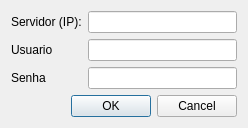
<?xml version="1.0" encoding="UTF-8"?>
<ui version="4.0">
 <class>WhatsProgLogin</class>
 <widget class="QDialog" name="WhatsProgLogin">
  <property name="geometry">
   <rect>
    <x>0</x>
    <y>0</y>
    <width>248</width>
    <height>125</height>
   </rect>
  </property>
  <property name="windowTitle">
   <string>MUDE TITULO - Criar ou conectar?</string>
  </property>
  <layout class="QGridLayout" name="gridLayout">
   <item row="0" column="0">
    <widget class="QLabel" name="labelIpServidor">
     <property name="text">
      <string>Servidor (IP):</string>
     </property>
    </widget>
   </item>
   <item row="0" column="1">
    <widget class="QLineEdit" name="lineEditIpServidor"/>
   </item>
   <item row="1" column="0">
    <widget class="QLabel" name="labelNomeUsuario">
     <property name="text">
      <string>Usuario</string>
     </property>
    </widget>
   </item>
   <item row="1" column="1">
    <widget class="QLineEdit" name="lineEditNomeUsuario"/>
   </item>
   <item row="2" column="0">
    <widget class="QLabel" name="labelSenhaUsuario">
     <property name="text">
      <string>Senha</string>
     </property>
    </widget>
   </item>
   <item row="2" column="1">
    <widget class="QLineEdit" name="lineEditSenhaUsuario"/>
   </item>
   <item row="3" column="0" colspan="2">
    <widget class="QDialogButtonBox" name="buttonBox">
     <property name="orientation">
      <enum>Qt::Horizontal</enum>
     </property>
     <property name="standardButtons">
      <set>QDialogButtonBox::Cancel|QDialogButtonBox::Ok</set>
     </property>
    </widget>
   </item>
  </layout>
 </widget>
 <resources/>
 <connections>
  <connection>
   <sender>buttonBox</sender>
   <signal>accepted()</signal>
   <receiver>WhatsProgLogin</receiver>
   <slot>accept()</slot>
   <hints>
    <hint type="sourcelabel">
     <x>248</x>
     <y>254</y>
    </hint>
    <hint type="destinationlabel">
     <x>157</x>
     <y>274</y>
    </hint>
   </hints>
  </connection>
  <connection>
   <sender>buttonBox</sender>
   <signal>rejected()</signal>
   <receiver>WhatsProgLogin</receiver>
   <slot>reject()</slot>
   <hints>
    <hint type="sourcelabel">
     <x>316</x>
     <y>260</y>
    </hint>
    <hint type="destinationlabel">
     <x>286</x>
     <y>274</y>
    </hint>
   </hints>
  </connection>
 </connections>
</ui>
